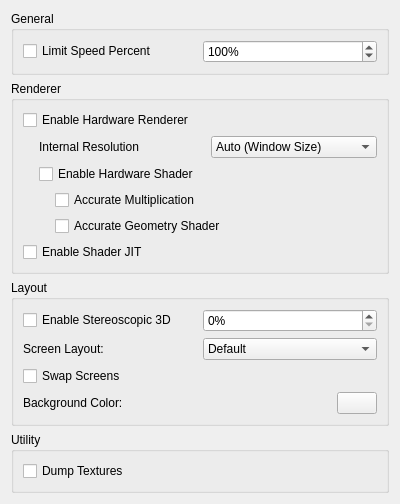
<?xml version="1.0" encoding="UTF-8"?>
<ui version="4.0">
 <class>ConfigureGraphics</class>
 <widget class="QWidget" name="ConfigureGraphics">
  <property name="geometry">
   <rect>
    <x>0</x>
    <y>0</y>
    <width>400</width>
    <height>467</height>
   </rect>
  </property>
  <property name="windowTitle">
   <string>Form</string>
  </property>
  <layout class="QVBoxLayout" name="verticalLayout">
   <item>
    <widget class="QGroupBox" name="generalBox">
     <property name="title">
      <string>General</string>
     </property>
     <layout class="QVBoxLayout" name="verticalLayout_2">
      <item>
       <layout class="QHBoxLayout" name="horizontalLayout_2">
        <item>
         <widget class="QCheckBox" name="toggle_frame_limit">
          <property name="text">
           <string>Limit Speed Percent</string>
          </property>
         </widget>
        </item>
        <item>
         <widget class="QSpinBox" name="frame_limit">
          <property name="suffix">
           <string>%</string>
          </property>
          <property name="minimum">
           <number>1</number>
          </property>
          <property name="maximum">
           <number>9999</number>
          </property>
          <property name="value">
           <number>100</number>
          </property>
         </widget>
        </item>
       </layout>
      </item>
     </layout>
    </widget>
   </item>
   <item>
    <widget class="QGroupBox" name="rendererBox">
     <property name="title">
      <string>Renderer</string>
     </property>
     <layout class="QVBoxLayout" name="verticalLayout_6">
      <item>
       <widget class="QCheckBox" name="toggle_hw_renderer">
        <property name="toolTip">
         <string>&lt;html&gt;&lt;head/&gt;&lt;body&gt;&lt;p&gt;Use OpenGL to accelerate rendering.&lt;/p&gt;&lt;p&gt;Disable to debug graphics-related problem.&lt;/p&gt;&lt;/body&gt;&lt;/html&gt;</string>
        </property>
        <property name="text">
         <string>Enable Hardware Renderer</string>
        </property>
       </widget>
      </item>
      <item>
       <widget class="QWidget" name="hw_renderer_group" native="true">
        <layout class="QVBoxLayout" name="verticalLayout_5">
         <property name="leftMargin">
          <number>16</number>
         </property>
         <property name="topMargin">
          <number>0</number>
         </property>
         <property name="rightMargin">
          <number>0</number>
         </property>
         <property name="bottomMargin">
          <number>0</number>
         </property>
         <item>
          <layout class="QHBoxLayout" name="horizontalLayout">
           <item>
            <widget class="QLabel" name="label">
             <property name="text">
              <string>Internal Resolution</string>
             </property>
            </widget>
           </item>
           <item>
            <widget class="QComboBox" name="resolution_factor_combobox">
             <item>
              <property name="text">
               <string>Auto (Window Size)</string>
              </property>
             </item>
             <item>
              <property name="text">
               <string>Native (400x240)</string>
              </property>
             </item>
             <item>
              <property name="text">
               <string>2x Native (800x480)</string>
              </property>
             </item>
             <item>
              <property name="text">
               <string>3x Native (1200x720)</string>
              </property>
             </item>
             <item>
              <property name="text">
               <string>4x Native (1600x960)</string>
              </property>
             </item>
             <item>
              <property name="text">
               <string>5x Native (2000x1200)</string>
              </property>
             </item>
             <item>
              <property name="text">
               <string>6x Native (2400x1440)</string>
              </property>
             </item>
             <item>
              <property name="text">
               <string>7x Native (2800x1680)</string>
              </property>
             </item>
             <item>
              <property name="text">
               <string>8x Native (3200x1920)</string>
              </property>
             </item>
             <item>
              <property name="text">
               <string>9x Native (3600x2160)</string>
              </property>
             </item>
             <item>
              <property name="text">
               <string>10x Native (4000x2400)</string>
              </property>
             </item>
            </widget>
           </item>
          </layout>
         </item>
         <item>
          <widget class="QCheckBox" name="toggle_hw_shader">
           <property name="toolTip">
            <string>&lt;html&gt;&lt;head/&gt;&lt;body&gt;&lt;p&gt;Use OpenGL to accelerate shader emulation.&lt;/p&gt;&lt;p&gt;Requires a relatively powerful GPU for better performance.&lt;/p&gt;&lt;/body&gt;&lt;/html&gt;</string>
           </property>
           <property name="text">
            <string>Enable Hardware Shader</string>
           </property>
          </widget>
         </item>
         <item>
          <widget class="QWidget" name="hw_shader_group" native="true">
           <layout class="QVBoxLayout" name="verticalLayout_7">
            <property name="leftMargin">
             <number>16</number>
            </property>
            <property name="topMargin">
             <number>0</number>
            </property>
            <property name="rightMargin">
             <number>0</number>
            </property>
            <property name="bottomMargin">
             <number>0</number>
            </property>
            <item>
             <widget class="QCheckBox" name="toggle_accurate_mul">
              <property name="toolTip">
               <string>&lt;html&gt;&lt;head/&gt;&lt;body&gt;&lt;p&gt;Correctly handle all edge cases in multiplication operation in shaders. &lt;/p&gt;&lt;p&gt;Some games requires this to be enabled for the hardware shader to render properly.&lt;/p&gt;&lt;p&gt;However this would reduce performance in most games.&lt;/p&gt;&lt;/body&gt;&lt;/html&gt;</string>
              </property>
              <property name="text">
               <string>Accurate Multiplication</string>
              </property>
             </widget>
            </item>
            <item>
             <widget class="QCheckBox" name="toggle_accurate_gs">
              <property name="toolTip">
               <string>&lt;html&gt;&lt;head/&gt;&lt;body&gt;&lt;p&gt;Force to fall back to software shader emulation when geometry shaders are used. &lt;/p&gt;&lt;p&gt;Some games require this to be enabled for the hardware shader to render properly.&lt;/p&gt;&lt;p&gt;However this might reduce performance in some games&lt;/p&gt;&lt;/body&gt;&lt;/html&gt;</string>
              </property>
              <property name="text">
               <string>Accurate Geometry Shader</string>
              </property>
             </widget>
            </item>
           </layout>
          </widget>
         </item>
        </layout>
       </widget>
      </item>
      <item>
       <widget class="QCheckBox" name="toggle_shader_jit">
        <property name="toolTip">
         <string>&lt;html&gt;&lt;head/&gt;&lt;body&gt;&lt;p&gt;Use the JIT engine instead of the interpreter for software shader emulation. &lt;/p&gt;&lt;p&gt;Enable this for better performance.&lt;/p&gt;&lt;/body&gt;&lt;/html&gt;</string>
        </property>
        <property name="text">
         <string>Enable Shader JIT</string>
        </property>
       </widget>
      </item>
     </layout>
    </widget>
   </item>
   <item>
    <widget class="QGroupBox" name="layoutBox">
     <property name="title">
      <string>Layout</string>
     </property>
     <layout class="QVBoxLayout" name="verticalLayout_3">
      <item>
       <layout class="QHBoxLayout" name="horizontalLayout_5">
        <item>
         <widget class="QCheckBox" name="toggle_3d">
          <property name="text">
           <string>Enable Stereoscopic 3D</string>
          </property>
         </widget>
        </item>
        <item>
         <widget class="QSpinBox" name="factor_3d">
          <property name="suffix">
           <string>%</string>
          </property>
          <property name="minimum">
           <number>0</number>
          </property>
          <property name="maximum">
           <number>100</number>
          </property>
          <property name="value">
           <number>0</number>
          </property>
         </widget>
        </item>
       </layout>
      </item>
      <item>
       <layout class="QHBoxLayout" name="horizontalLayout_4">
        <item>
         <widget class="QLabel" name="label1">
          <property name="text">
           <string>Screen Layout:</string>
          </property>
         </widget>
        </item>
        <item>
         <widget class="QComboBox" name="layout_combobox">
          <item>
           <property name="text">
            <string>Default</string>
           </property>
          </item>
          <item>
           <property name="text">
            <string>Single Screen</string>
           </property>
          </item>
          <item>
           <property name="text">
            <string>Large Screen</string>
           </property>
          </item>
          <item>
           <property name="text">
            <string>Side by Side</string>
           </property>
          </item>
         </widget>
        </item>
       </layout>
      </item>
      <item>
       <widget class="QCheckBox" name="swap_screen">
        <property name="text">
         <string>Swap Screens</string>
        </property>
       </widget>
      </item>
      <item>
       <layout class="QHBoxLayout" name="horizontalLayout_6">
        <item>
         <widget class="QLabel" name="bg_label">
          <property name="text">
           <string>Background Color:</string>
          </property>
         </widget>
        </item>
        <item>
         <widget class="QPushButton" name="bg_button">
          <property name="maximumSize">
           <size>
            <width>40</width>
            <height>16777215</height>
           </size>
          </property>
         </widget>
        </item>
       </layout>
      </item>
     </layout>
    </widget>
   </item>
   <item>
    <widget class="QGroupBox" name="utilityBox">
     <property name="title">
      <string>Utility</string>
     </property>
     <layout class="QVBoxLayout" name="verticalLayout_4">
      <item>
       <widget class="QCheckBox" name="toggle_dump_textures">
        <property name="toolTip">
         <string>&lt;html&gt;&lt;head/&gt;&lt;body&gt;&lt;p&gt;Dump textures to PNG files.&lt;/p&gt;&lt;p&gt;Textures are dumped to dump/textures/[Title ID]/.&lt;/p&gt;&lt;/body&gt;&lt;/html&gt;</string>
        </property>
        <property name="text">
         <string>Dump Textures</string>
        </property>
       </widget>
      </item>
     </layout>
    </widget>
   </item>
   <item>
    <spacer name="verticalSpacer">
     <property name="orientation">
      <enum>Qt::Vertical</enum>
     </property>
     <property name="sizeHint" stdset="0">
      <size>
       <width>20</width>
       <height>40</height>
      </size>
     </property>
    </spacer>
   </item>
  </layout>
 </widget>
 <resources/>
 <connections/>
</ui>
